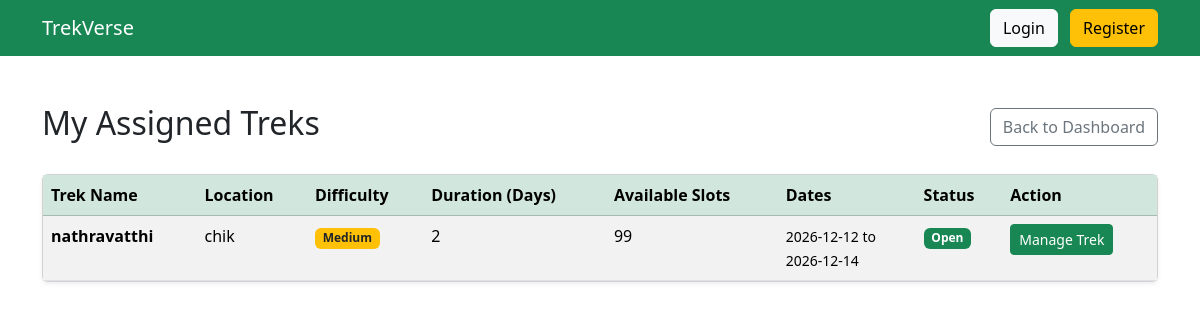
The page /staff/treks (signed in) on the database its author committed.
### models.py (models this page shows)
class Trek(db.Model):
    __tablename__ = "treks"
    id = db.Column(db.Integer, primary_key=True)
    name = db.Column(db.String(100), nullable=False)
    location = db.Column(db.String(100), nullable=False)
    difficulty = db.Column(db.String(20), nullable=False)
    duration = db.Column(db.Integer, nullable=False)
    available_slots = db.Column(db.Integer, nullable=False)
    status = db.Column(db.String(20), default="Pending")
    start_date = db.Column(db.Date)
    end_date = db.Column(db.Date)
    description = db.Column(db.Text)
    staff_id = db.Column(
        db.Integer,
        db.ForeignKey("users.id")
    )
    created_at = db.Column(
        db.DateTime,
        default=datetime.utcnow
    )
    bookings = db.relationship(
        "Booking",
        backref="trek",
        lazy=True
    )

### routes.py (the view)
    @app.route("/staff/treks")
    def staff_treks():
        if "user_id" not in session or session["role"] != "staff":
            return "Access Denied"
        treks = Trek.query.filter_by(staff_id=session["user_id"]).all()
        return render_template("staff/treks.html", treks=treks)

### templates/staff/treks.html
{% extends "base.html" %}
{% block content %}
<div class="d-flex justify-content-between align-items-center mb-4">
    <h2>My Assigned Treks</h2>
    <a href="/staff/dashboard" class="btn btn-outline-secondary">Back to Dashboard</a>
</div>
<div class="card shadow-sm">
    <div class="card-body p-0">
        <table class="table table-striped table-hover mb-0">
            <thead class="table-success">
                <tr>
                    <th>Trek Name</th>
                    <th>Location</th>
                    <th>Difficulty</th>
                    <th>Duration (Days)</th>
                    <th>Available Slots</th>
                    <th>Dates</th>
                    <th>Status</th>
                    <th>Action</th>
                </tr>
            </thead>
            <tbody>
                {% for trek in treks %}
                <tr>
                    <td><strong>{{ trek.name }}</strong></td>
                    <td>{{ trek.location }}</td>
                    <td>
                        <span class="badge {% if trek.difficulty == 'Easy' %}bg-info{% elif trek.difficulty == 'Medium' %}bg-warning text-dark{% else %}bg-danger{% endif %}">
                            {{ trek.difficulty }}
                        </span>
                    </td>
                    <td>{{ trek.duration }}</td>
                    <td>{{ trek.available_slots }}</td>
                    <td>
                        <small>
                            {{ trek.start_date.strftime('%Y-%m-%d') if trek.start_date else 'N/A' }} to<br>
                            {{ trek.end_date.strftime('%Y-%m-%d') if trek.end_date else 'N/A' }}
                        </small>
                    </td>
                    <td>
                        <span class="badge {% if trek.status == 'Open' %}bg-success{% elif trek.status == 'Completed' %}bg-primary{% elif trek.status == 'Closed' %}bg-secondary{% else %}bg-warning text-dark{% endif %}">
                            {{ trek.status }}
                        </span>
                    </td>
                    <td>
                        <a href="/staff/treks/{{ trek.id }}" class="btn btn-sm btn-success">Manage Trek</a>
                    </td>
                </tr>
                {% else %}
                <tr>
                    <td colspan="8" class="text-center py-4">No treks have been assigned to you yet.</td>
                </tr>
                {% endfor %}
            </tbody>
        </table>
    </div>
</div>
{% endblock %}

### rows shown on the page
Trek: name "nathravatthi", location "chik", difficulty "Medium", duration "2", available_slots "99", start_date "2026-12-12", end_date "2026-12-14", status "Open"
